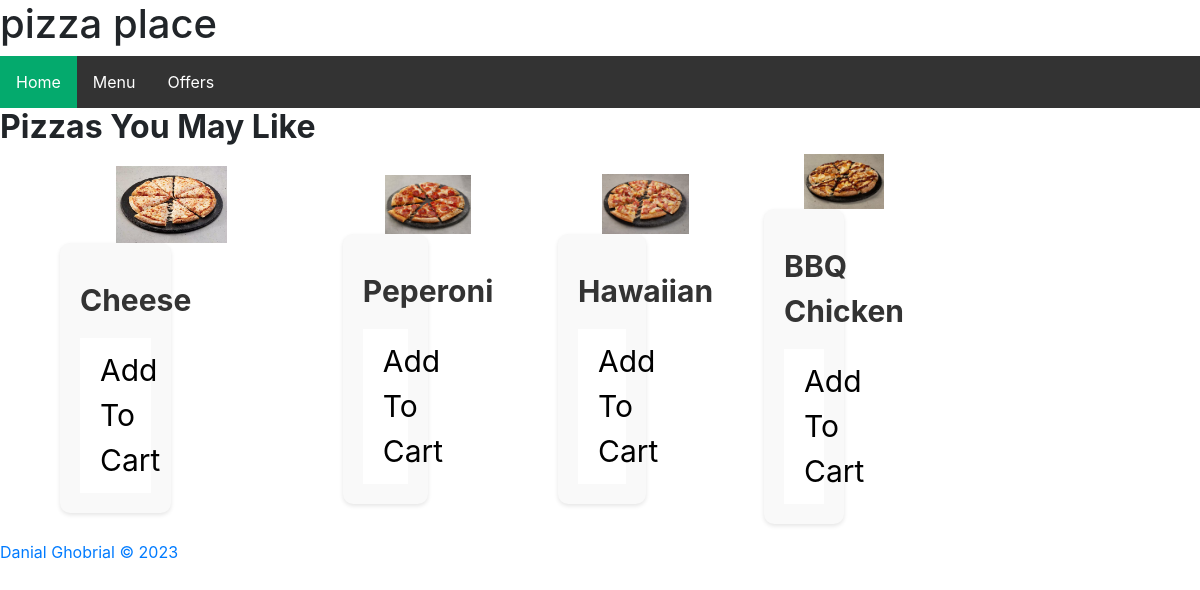
The page / on the database its author committed.
### tables this page shows
CREATE TABLE Pizza (ID INTEGER PRIMARY KEY, Type TEXT, Price REAL, photo);

### routes.py (the view)
@app.route('/')
def home():
    random_data = get_random_data()
    return render_template('home.html', data=random_data)

### routes.py (called while the page is built)
def get_random_data():
    with sqlite3.connect("Database/pizza.db") as conn:
        cursor = conn.cursor()
        cursor.execute("SELECT * FROM Pizza ORDER BY RANDOM() LIMIT 4")
        data = cursor.fetchall()
    return data

### templates/home.html (shortened to what this page needs)
{% extends "layout.html" %}
{% block content %}
<h2><b>Pizzas You May Like</b></h2>
{% for pizza in data %}
        <div class="gridmenu">
            <div class="middleimage">
               <a href="/pizza/{{pizza[0]}}"><img src="{{ pizza[3] }}">
                  <form class="menuform" action="/menucart" method="post">
                     <div class="middletext">
                     <a><b>{{pizza[1]}}</b></a>
                  </div>
                  <button>Add To Cart</button>
                 </form>
                </a>
               </div>
                  {% endfor %}
               </div>
<button><a href="/" Refresh Selection></button>
{% endblock %}

### static/CSS/style.css (style rules this page uses)
body { font-family: Cambria, Cochin, Georgia, Times, 'Times New Roman', serif; background-color: #ffffff; color: #333333; margin: 0; padding: 0; line-height: 1.6; }
button { background-color: #ffffff; color: rgb(0, 0, 0); border: none; border-radius: 5px; padding: 10px 20px; font-size: 16px; cursor: pointer; transition: background-color 0.2s, transform 0.2s; }
form { display: flex; flex-direction: column; gap: 15px; padding: 20px; background-color: #f9f9f9; border-radius: 10px; box-shadow: 0 2px 4px rgba(0, 0, 0, 0.1); }
.gridmenu { display: grid; grid-template-columns: auto auto auto auto; gap: 20px; background-color: #ffffff; padding: auto; width: 90%; margin: auto; }
.gridmenu img { width: 50%; }
.gridmenu > div { background-color: rgba(255, 255, 255, 0.8); text-align: center; font-size: 30px; }
.middleimage { margin: auto; }
.middleimage form { width: 50%; }
.menuform { display: flex; flex-direction: column; gap: 15px; padding: 20px; background-color: #f9f9f9; border-radius: 10px; box-shadow: 0 2px 4px rgba(0, 0, 0, 0.1); }
.middletext { color: #333; }

### rows shown on the page
Pizza: photo (picture), Type "Cheese"
Pizza: photo (picture), Type "Peperoni"
Pizza: photo (picture), Type "Hawaiian"
Pizza: photo (picture), Type "BBQ Chicken"
